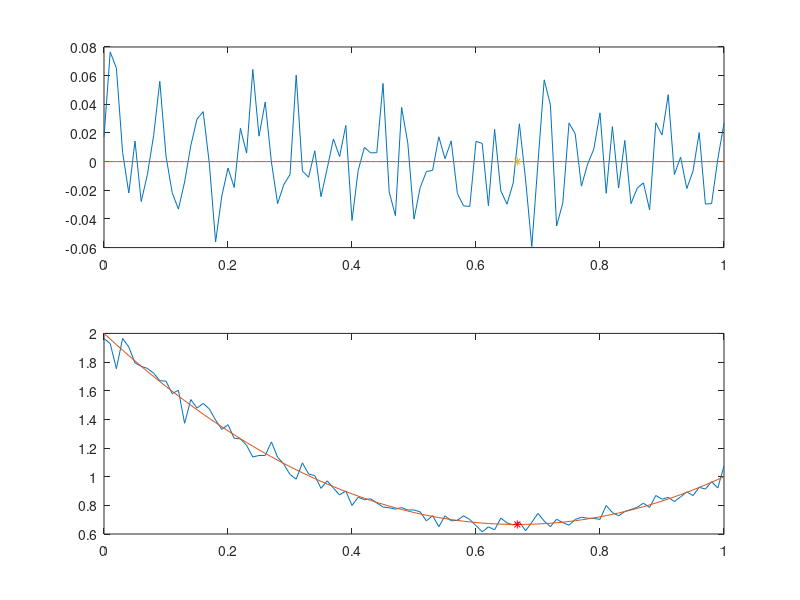

The MATLAB script that drew this image:
clear *
sigma1 = 1;
sigma2 = 2;

n = 1000;

a = 0:0.01:1;
for i=1:length(a)
    x1 = randn(1,n)*sqrt(sigma1);
    x2 = randn(1,n)*sqrt(sigma2);
    mu = a(i)*x1 + (1-a(i))*x2;
    meanmuexp(i) = mean(mu);
    meanmuteor(i) = 0;
    varmuexp(i) = mean(mu.^2);
    varmuteor(i) = a(i)^2*sigma1+(1-a(i))^2*sigma2;
end
a_opt = sigma2/(sigma1+sigma2);
muopt = 0;
varopt = a_opt^2*sigma1+(1-a_opt)^2*sigma2;

subplot(2,1,1)
plot(a,meanmuexp)
hold on
plot(a,meanmuteor)
plot(a_opt,muopt,'*')

subplot(2,1,2)
plot(a,varmuexp)
hold on
plot(a,varmuteor)
plot(a_opt,varopt,'*r')